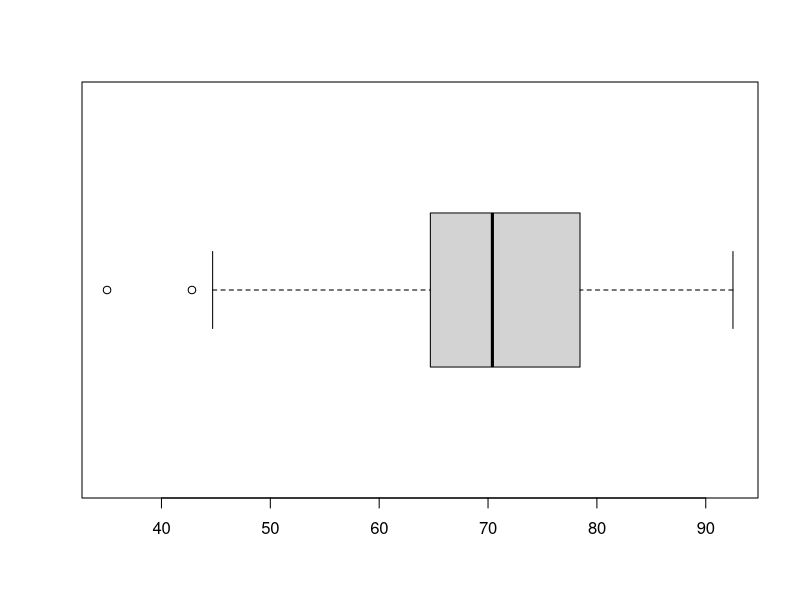
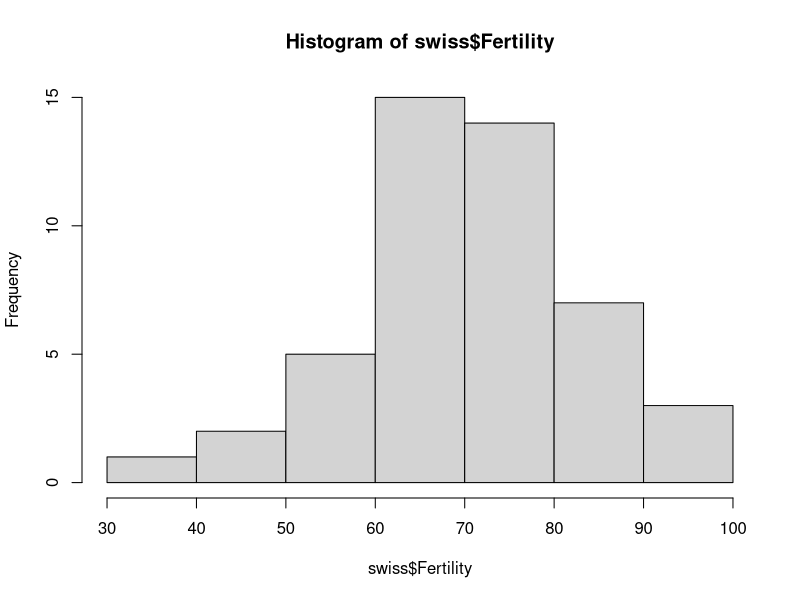
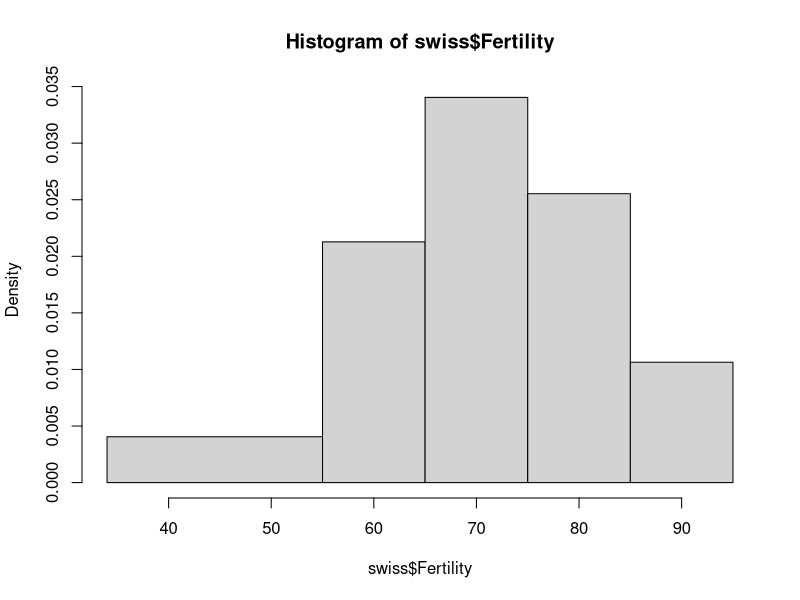
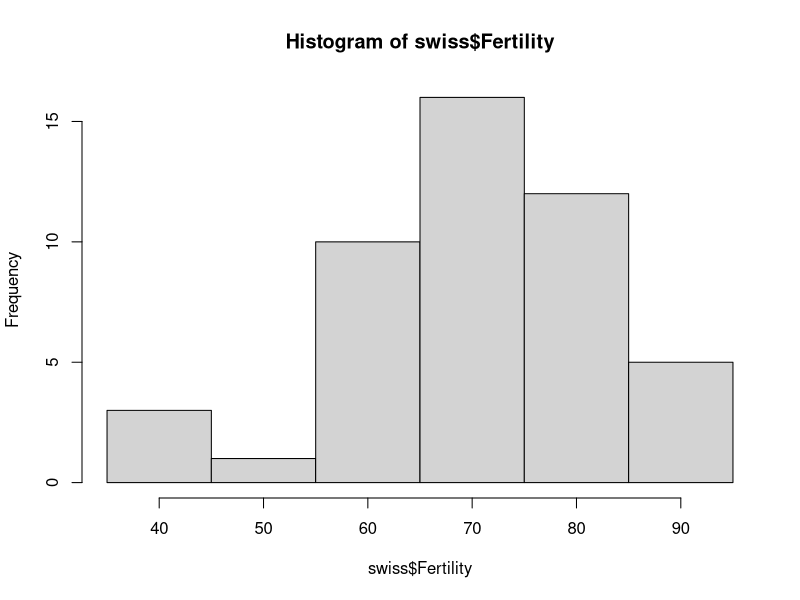
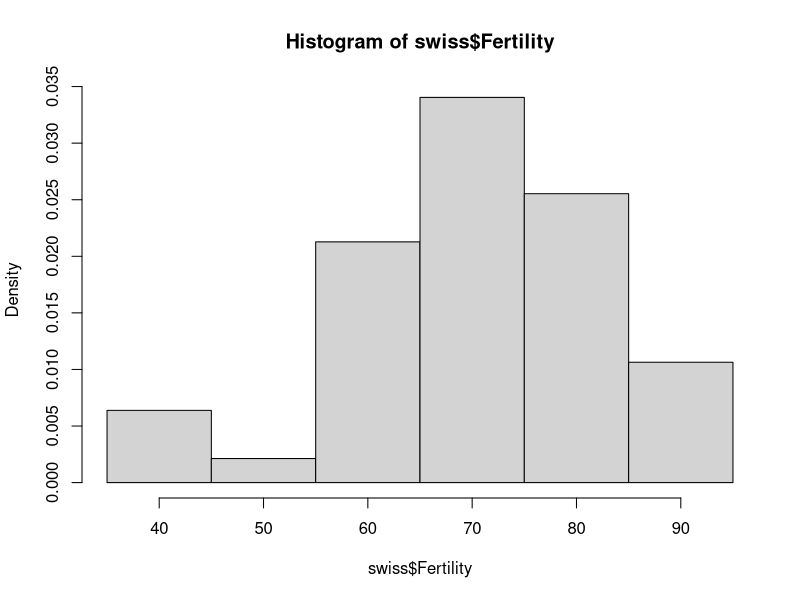
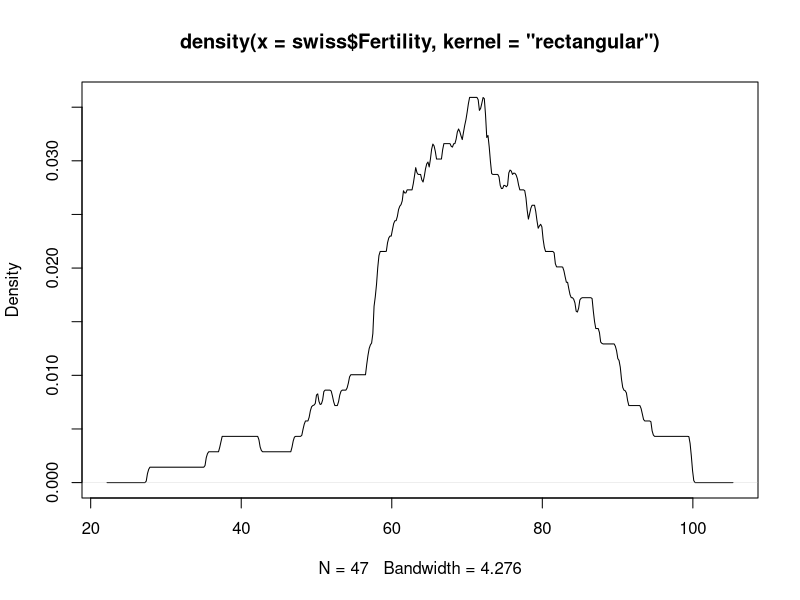
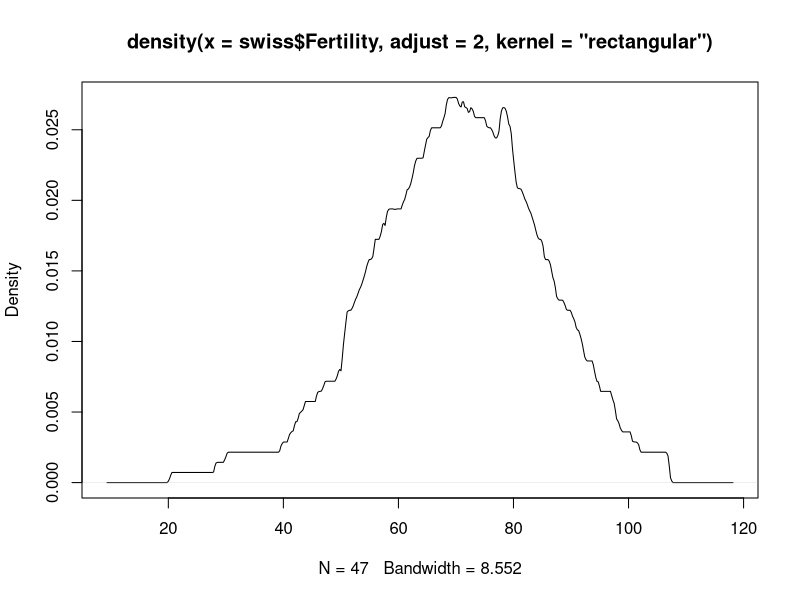
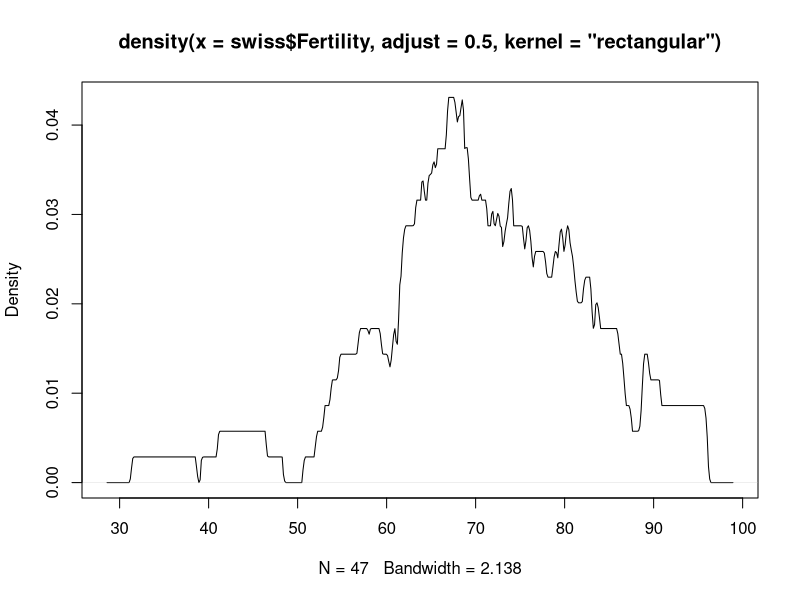

R code for these plots, in order:
## R code from Nov 10
sort(swiss$Fertility)     ## for boxplot by hand
boxplot(swiss$Fertility, horizontal=TRUE)
## not used, makes R draw what we drew by hand   

## for the histogram
t(t(table(cut(swiss$Fertility, breaks=c(34,55,65,75,85,95)))))

## histogram
## default, equal width classes, Freq vertical axis
hist(swiss$Fertility) 
## our classes, not equal width: default is density vertical axis
hist(swiss$Fertility,  breaks=c(34,55,65,75,85,95))
## almost our classes, equal width: default is Freq vertical axis
hist(swiss$Fertility, breaks=seq(35, 95, 10))
## almost our classes, equal width: force density vertical axis
hist(swiss$Fertility, breaks=seq(35, 95, 10), freq=FALSE)

## kernel density estimate
## rectangular kernel corresponds to moving window approach
plot(density(swiss$Fertility, kernel="rectangular"))
## making window wider or narrower flattens curve or makes it more wobbly
plot(density(swiss$Fertility, kernel="rectangular", adjust=2))
plot(density(swiss$Fertility, kernel="rectangular", adjust=0.5))
## kernels other than rectangular are smoother,
## e.g. the default gaussian kernel
plot(density(swiss$Fertility))
